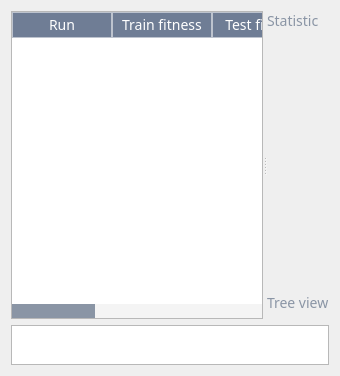
          <widget class="QWidget" name="tab2">
           <attribute name="title">
            <string>Multiple runs</string>
           </attribute>
           <layout class="QGridLayout" name="gridLayout_11">
            <item row="0" column="0">
             <layout class="QVBoxLayout" name="verticalLayout_9">
              <item>
               <widget class="QSplitter" name="splitter_4">
                <property name="orientation">
                 <enum>Qt::Horizontal</enum>
                </property>
                <widget class="QTableWidget" name="tableRuns">
                 <property name="minimumSize">
                  <size>
                   <width>200</width>
                   <height>0</height>
                  </size>
                 </property>
                 <property name="styleSheet">
                  <string notr="true">QHeaderView::section
{
background: rgb(111,125,149);
color: rgb(255,255,255);
border: 1px solid #bdc3ce;
font-family: Dosis;
font-weight: medium;
font-size:14px;
}

QTableView
{
selection-background-color: rgb(40,126,185);
}

QTableView::item:selected
{
background: qlineargradient(spread:pad, x1:0, y1:0, x2:0, y2:1, stop:0 rgba(133, 43, 153, 255), stop:1 rgba(116, 29, 136, 255));
}

QScrollBar
{
background: rgb(244, 244, 244);
}
QScrollBar::handle:vertical {
background: rgb(138, 149, 165);
min-height: 0px;
}

QScrollBar::add-line:vertical {
height: 0px;
subcontrol-position: bottom;
subcontrol-origin: margin;
}
QScrollBar::sub-line:vertical {
height: 0px;
subcontrol-position: top;
subcontrol-origin: margin;
}

QScrollBar::handle:horizontal {
background: rgb(138, 149, 165);
min-height: 0px;
}

QScrollBar::add-line:horizontal {
height: 0px;
subcontrol-position: bottom;
subcontrol-origin: margin;
}
QScrollBar::sub-line:horizontal {
height: 0px;
subcontrol-position: top;
subcontrol-origin: margin;
}</string>
                 </property>
                 <property name="selectionMode">
                  <enum>QAbstractItemView::SingleSelection</enum>
                 </property>
                 <property name="selectionBehavior">
                  <enum>QAbstractItemView::SelectRows</enum>
                 </property>
                 <column>
                  <property name="text">
                   <string>Run</string>
                  </property>
                 </column>
                 <column>
                  <property name="text">
                   <string>Train fitness</string>
                  </property>
                 </column>
                 <column>
                  <property name="text">
                   <string>Test fitness</string>
                  </property>
                 </column>
                 <column>
                  <property name="text">
                   <string>Avg pop size</string>
                  </property>
                 </column>
                 <column>
                  <property name="text">
                   <string>Max pop size</string>
                  </property>
                 </column>
                 <column>
                  <property name="text">
                   <string>Min pop size</string>
                  </property>
                 </column>
                </widget>
                <widget class="QWidget" name="verticalLayoutWidget_5">
                 <layout class="QVBoxLayout" name="verticalLayout_8">
                  <item>
                   <widget class="QLabel" name="label_27">
                    <property name="maximumSize">
                     <size>
                      <width>16777215</width>
                      <height>20</height>
                     </size>
                    </property>
                    <property name="styleSheet">
                     <string notr="true">QLabel
{
color: rgb(138,149,165);
font-family: Dosis;
font-weight: medium;
font-size:14px;
}</string>
                    </property>
                    <property name="text">
                     <string>Statistic</string>
                    </property>
                   </widget>
                  </item>
                  <item>
                   <widget class="QCustomPlot" name="boxPlot" native="true">
                    <property name="minimumSize">
                     <size>
                      <width>0</width>
                      <height>250</height>
                     </size>
                    </property>
                   </widget>
                  </item>
                  <item>
                   <widget class="QLabel" name="label_26">
                    <property name="maximumSize">
                     <size>
                      <width>16777215</width>
                      <height>20</height>
                     </size>
                    </property>
                    <property name="styleSheet">
                     <string notr="true">QLabel
{
color: rgb(138,149,165);
font-family: Dosis;
font-weight: medium;
font-size:14px;
}</string>
                    </property>
                    <property name="text">
                     <string>Tree view</string>
                    </property>
                   </widget>
                  </item>
                  <item>
                   <widget class="GraphWidget" name="singletreeGraph" native="true">
                    <property name="styleSheet">
                     <string notr="true">QScrollBar
{
background: rgb(244, 244, 244);
}
QScrollBar::handle:vertical {
background: rgb(138, 149, 165);
min-height: 0px;
}

QScrollBar::add-line:vertical {
height: 0px;
subcontrol-position: bottom;
subcontrol-origin: margin;
}
QScrollBar::sub-line:vertical {
height: 0px;
subcontrol-position: top;
subcontrol-origin: margin;
}

QScrollBar::handle:horizontal {
background: rgb(138, 149, 165);
min-height: 0px;
}

QScrollBar::add-line:horizontal {
height: 0px;
subcontrol-position: bottom;
subcontrol-origin: margin;
}
QScrollBar::sub-line:horizontal {
height: 0px;
subcontrol-position: top;
subcontrol-origin: margin;
}</string>
                    </property>
                   </widget>
                  </item>
                 </layout>
                </widget>
               </widget>
              </item>
              <item>
               <widget class="QTextEdit" name="textEditTree2">
                <property name="maximumSize">
                 <size>
                  <width>16777215</width>
                  <height>40</height>
                 </size>
                </property>
               </widget>
              </item>
             </layout>
            </item>
           </layout>
          </widget>
